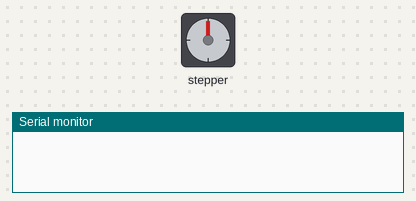
The sketch below on a simulated Arduino Uno, built with avr-gcc and run on an emulated ATmega328P. Parts: stepper motor, the last lines printed to the serial monitor. Wiring (inferred from the names in the program): stepper motor (2048 steps per turn assumed): coils pin 8, pin 9, pin 10, pin 11.

Above: at 0.06 s.
At 9.25 s:
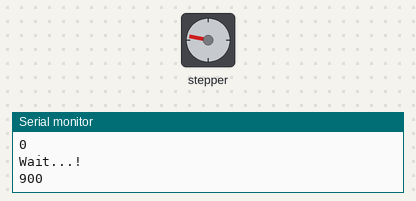
At 19.38 s:
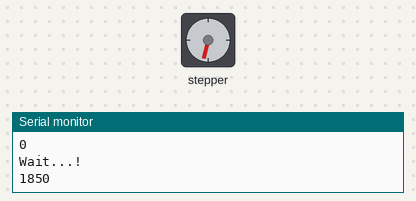
At 39.41 s:
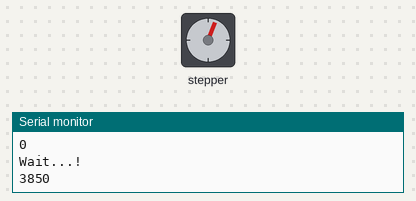
Timing chart, 0 to 40.0 s (numbered marks = the images above):
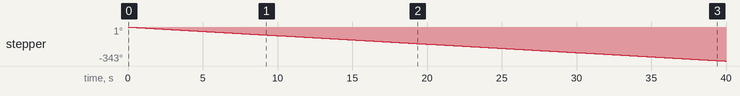

The sketch:

sketch_jan03a.ino
```cpp
/*
   BYJ48 Stepper motor code
   Connect :
   IN1 >> D8
   IN2 >> D9
   IN3 >> D10
   IN4 >> D11
   VCC ... 5V Prefer to use external 5V Source
   Gnd
   written By :Mohannad Rawashdeh
  http://www.instructables.com/member/Mohannad+Rawashdeh/
     28/9/2013
  */

#define IN1  8
#define IN2  9
#define IN3  10
#define IN4  11
int Steps = 0;
int Direction = 1;// gre
//int steps_left=4095;
long time;
int step_count=0;
void setup()
{
Serial.begin(115200);
pinMode(IN1, OUTPUT);
pinMode(IN2, OUTPUT);
pinMode(IN3, OUTPUT);
pinMode(IN4, OUTPUT);
// delay(1000);

}
void loop()
{
  stepper(50);
  takePicture();
  Serial.println(time);
  Serial.println("Wait...!");
  //delay(2000);
  //Direction=!Direction;
  //steps_left=4095;
  Serial.println(step_count);
}

void takePicture()
{
}

void stepper(int xw){
  for (int x=0;x<xw;x++){

     switch(Steps){
     case 0:
       digitalWrite(IN1, LOW);
       digitalWrite(IN2, LOW);
       digitalWrite(IN3, LOW);
       digitalWrite(IN4, HIGH);
     break;
     case 1:
       digitalWrite(IN1, LOW);
       digitalWrite(IN2, LOW);
       digitalWrite(IN3, HIGH);
       digitalWrite(IN4, HIGH);
     break;
     case 2:
       digitalWrite(IN1, LOW);
       digitalWrite(IN2, LOW);
       digitalWrite(IN3, HIGH);
       digitalWrite(IN4, LOW);
     break;
     case 3:
       digitalWrite(IN1, LOW);
       digitalWrite(IN2, HIGH);
       digitalWrite(IN3, HIGH);
       digitalWrite(IN4, LOW);
     break;
     case 4:
       digitalWrite(IN1, LOW);
       digitalWrite(IN2, HIGH);
       digitalWrite(IN3, LOW);
       digitalWrite(IN4, LOW);
     break;
     case 5:
       digitalWrite(IN1, HIGH);
       digitalWrite(IN2, HIGH);
       digitalWrite(IN3, LOW);
       digitalWrite(IN4, LOW);
     break;
       case 6:
       digitalWrite(IN1, HIGH);
       digitalWrite(IN2, LOW);
       digitalWrite(IN3, LOW);
       digitalWrite(IN4, LOW);
     break;
     case 7:
       digitalWrite(IN1, HIGH);
       digitalWrite(IN2, LOW);
       digitalWrite(IN3, LOW);
       digitalWrite(IN4, HIGH);
     break;
     default:
       digitalWrite(IN1, LOW);
       digitalWrite(IN2, LOW);
       digitalWrite(IN3, LOW);
       digitalWrite(IN4, LOW);
     break;
    }
    delay(10);
    //SetDirection();
    if (Direction > 0)
      {Steps++;}
    else { Steps --;}
    if(Steps>7)Steps=0;
    if(Steps<0)Steps=7;
step_count++;
}

    delay(10);

}
```

Measured:
- by itself, stepper: keeps turning counter-clockwise at about 9°/s
